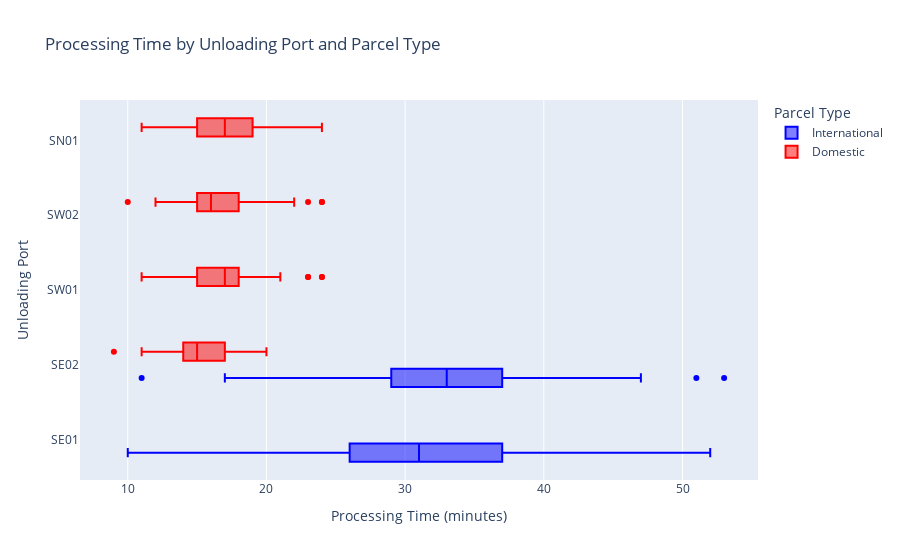

The notebook cell saved with this chart:
### Code cell
# Create interactive box plot
fig = px.box(
    df,
    x='processing_time',
    y='unloading_port',
    color='parcel_type',
    title='Processing Time by Unloading Port and Parcel Type',
    labels={
        'processing_time': 'Processing Time (minutes)',
        'unloading_port': 'Unloading Port',
        'parcel_type': 'Parcel Type'
    },
    color_discrete_map={'Domestic': 'red', 'International': 'blue'}
)

fig.show()

### Figure 1 — Plotly figure (JSON) as saved in the notebook; plotly's stock layout.template omitted (floating-point values rounded to 4 significant figures; data arrays with more than 128 entries replaced by an {"elided": "..."} marker saying what was removed)
{"data": [{"alignmentgroup": "True", "hovertemplate": "Parcel Type=International<br>Processing Time (minutes)=%{x}<br>Unloading Port=%{y}<extra></extra>", "legendgroup": "International", "marker": {"color": "blue"}, "name": "International", "notched": false, "offsetgroup": "International", "orientation": "h", "showlegend": true, "type": "box", "x": {"elided": "246 int values"}, "x0": " ", "xaxis": "x", "y": {"elided": "246 str values"}, "y0": " ", "yaxis": "y"}, {"alignmentgroup": "True", "hovertemplate": "Parcel Type=Domestic<br>Processing Time (minutes)=%{x}<br>Unloading Port=%{y}<extra></extra>", "legendgroup": "Domestic", "marker": {"color": "red"}, "name": "Domestic", "notched": false, "offsetgroup": "Domestic", "orientation": "h", "showlegend": true, "type": "box", "x": {"elided": "472 int values"}, "x0": " ", "xaxis": "x", "y": {"elided": "472 str values"}, "y0": " ", "yaxis": "y"}], "layout": {"boxmode": "group", "legend": {"title": {"text": "Parcel Type"}, "tracegroupgap": 0}, "title": {"text": "Processing Time by Unloading Port and Parcel Type"}, "xaxis": {"anchor": "y", "domain": [0, 1], "title": {"text": "Processing Time (minutes)"}}, "yaxis": {"anchor": "x", "domain": [0, 1], "title": {"text": "Unloading Port"}}}}
